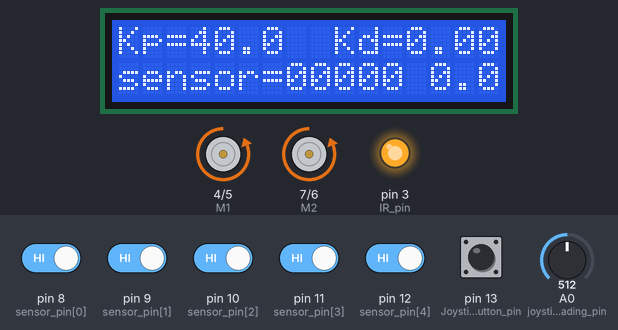
Simulated run of this sketch. Board: Arduino Uno, built with avr-gcc and run on an emulated ATmega328P. Parts: 16×2 character LCD, direction and speed pins drawn as motors (green arrow = direction pin HIGH = forward, orange = LOW = backward, longer = more drive), output pins drawn as LEDs (lit = HIGH). The test bench sets the inputs (shaded band); at power-on: pin 8 (sensor_pin[0]), pin 9 (sensor_pin[1]), pin 10 (sensor_pin[2]), pin 11 (sensor_pin[3]), pin 12 (sensor_pin[4]), pin 13 (Joystick_Button_pin) HIGH, A0 (joystick_reading_pin) = 512. EEPROM starts erased.

Above: at 4.3 s.
4.4 s: pin 13 (Joystick_Button_pin) pulled LOW for 1 s
At 6.4 s:
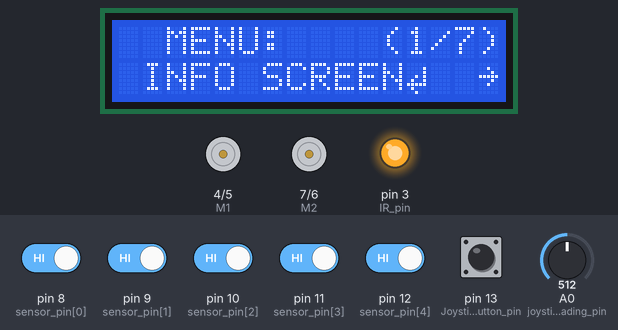
6.9 s: A0 (joystick_reading_pin) set to 290
At 7.26 s:
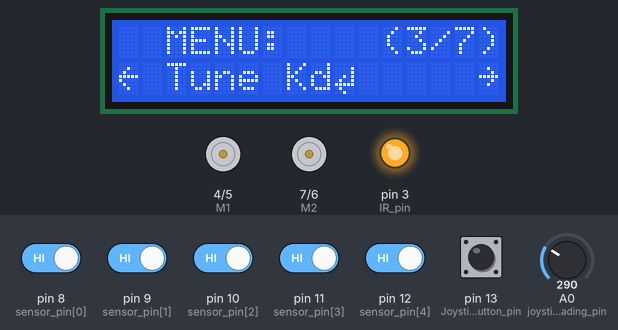
9.0 s: pin 13 (Joystick_Button_pin) pulled LOW for 1 s
At 9.57 s:
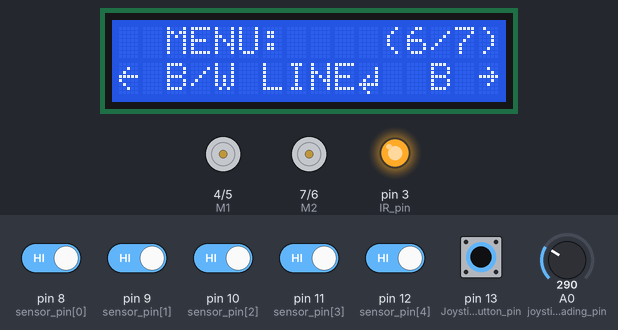
10.6 s: pin 13 (Joystick_Button_pin) pulled LOW for 0.15 s
At 10.97 s:
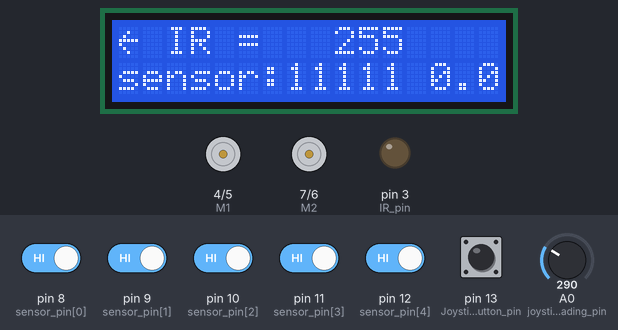
11.3 s: A0 (joystick_reading_pin) set to 788
At 12.6 s:
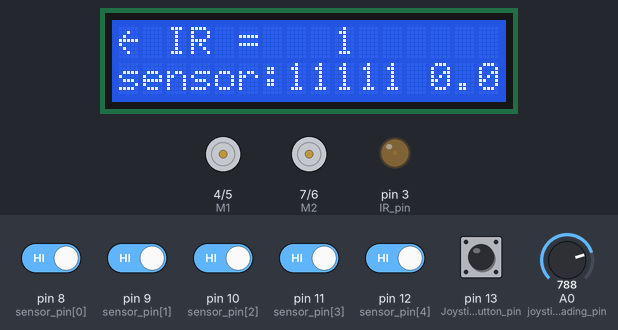
12.9 s: A0 (joystick_reading_pin) set to 806
At 13.43 s:
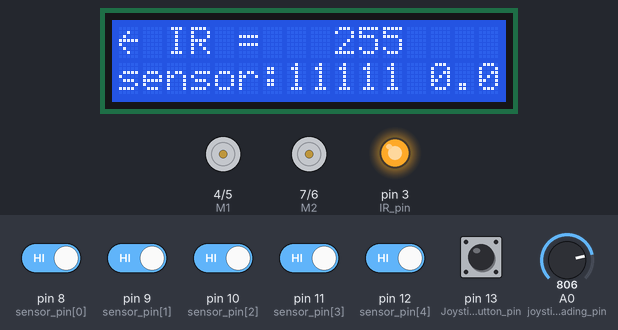
Timing chart, 0 to 29.1 s (numbered marks = the images above; inputs shaded):
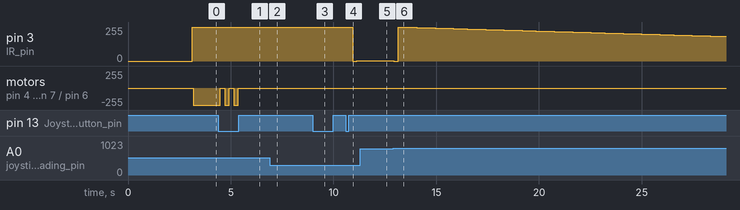

The sketch:

line_following_GUI.ino
```cpp
//--------define the pins of robot, change it if you need-------
byte E1 = 5;  					//LEFT MOTOR
byte M1 = 4;
byte E2 = 6;                    //RIGHT MOTOR
byte M2 = 7;
byte joystick_reading_pin = A0;
byte Joystick_Button_pin = 13;
byte MaxSpeed = 255;
byte sensor_pin[] = {8,9,10,11,12};
byte IR_pin = 3;
// you alse need a LiquidCrystal_I2C library for the I2C LCD
//---------------------------------------------


#include <Wire.h>
#include <LiquidCrystal_I2C.h>
#include <EEPROM.h>
LiquidCrystal_I2C lcd(0x27,16,2);  // set the LCD address to 0x27 for a 16 chars and 2 line display

boolean sensor_state[] = {0, 0, 0, 0, 0}; //save the boolean value of edge sensor
byte Map = 0;			//convert the above boolean to a byte, easy to compare

unsigned long timer[] = {0,0};
byte page = 0;		//page number of GUI

float input, output, Kp, Kd, lastinput, SampleTime;
unsigned long lastTime;		//use to control the car
byte IR_brightness;			//Brightness of IR LED
byte B_W;						//0: detect white line, 1: detect black line

byte ENTER[8] = {
	0b00000,
	0b00001,
	0b00001,
	0b00101,
	0b01001,
	0b11111,
	0b01000,
	0b00100
};
byte BACK[8] = {
	0b00000,
	0b00100,
	0b01000,
	0b11111,
	0b10000,
	0b01000,
	0b00100,
	0b00000
};
byte GO[8] = {
	0b00000,
	0b00100,
	0b00010,
	0b11111,
	0b00010,
	0b00100,
	0b00000,
	0b00000
};

void setup()
{
	lcd.init();
	lcd.backlight();
	lcd.createChar(0, ENTER);
	lcd.createChar(1, BACK);
	lcd.createChar(2, GO);
	pinMode(M1, OUTPUT);
	pinMode(M2, OUTPUT);
	pinMode(E1, OUTPUT);
	pinMode(E2, OUTPUT);
	pinMode(joystick_reading_pin, INPUT);
	pinMode(Joystick_Button_pin, INPUT);
	pinMode(IR_pin, OUTPUT);
	for(int i=0; i<=4; i++){
		pinMode(sensor_pin[i], INPUT_PULLUP);
		digitalWrite(sensor_pin[i], HIGH);
	}

	lcd.setCursor(0,0);
	lcd.print("   PD control   ");
	lcd.setCursor(0,1);
	lcd.print(" line following ");
	delay(2000);
	lcd.clear();
	lcd.setCursor(0,0);
	lcd.print("Initializing...");
	EEPROM.get(0, Kp);
	EEPROM.get(10, Kd);
	EEPROM.get(20, IR_brightness);
	EEPROM.get(30, B_W);
	EEPROM.get(40, SampleTime);
	delay(1000);

	if(isnan(Kp))	Kp = 40.0;
	if(isnan(Kd))	Kd = 0.0;
	if(isnan(SampleTime))	SampleTime = 30;
	if(B_W == 255)	B_W = 0;
}

void loop()
{
	Kp = constrain(Kp, 0.0, 255.0);
	Kd = constrain(Kd, 0.0, 10.0);
	analogWrite(IR_pin, IR_brightness);
	GUI();
	//Read the edge sensor and put it in a byte
	{
		Map = 0;
		for (int i = 0; i <= 4; i++)
		{
			if (B_W == LOW)	sensor_state[i] = !digitalRead(sensor_pin[4-i]);
			else	sensor_state[i] = digitalRead(sensor_pin[4-i]);
			Map = Map | sensor_state[i];
			Map = Map << 1;
		}
	}
	//Convert the sensor to a scale value
	//change the sensorMap to input
	{
		switch (Map)
		{
			case B100000:
			input = -4;
			break;
			case B110000:
			input = -3;
			break;
			case B010000:
			input = -2;
			break;
			case B111000:
			input  = -2;
			break;
			case B011000:
			input = -1;
			break;
			case B001000:
			input = 0;
			break;
			case B001100:
			input = 1;
			break;
			case B000100:
			input = 2;
			break;
			case B001110:
			input = 2;
			break;
			case B000110:
			input = 3;
			break;
			case B000010:
			input = 4;
			break;
		}
	}
	// PD control part
	{
		unsigned long now = millis();
		unsigned long timeChange = (now - lastTime);
		if (timeChange >= SampleTime)
		{
			output = -Kp*input- Kd*(input - lastinput)/(SampleTime*1e-3);
			output = constrain(output, -2*MaxSpeed, 2*MaxSpeed);
			if (output > -MaxSpeed && output <0)
			{
				digitalWrite(M2,LOW);
				digitalWrite(M1, LOW);
				analogWrite(E2, MaxSpeed);
				analogWrite(E1, MaxSpeed - abs(output));
			}
			else if(output >= 0 && output < MaxSpeed)
			{
				digitalWrite(M2,LOW);
				digitalWrite(M1, LOW);
				analogWrite(E2, MaxSpeed - abs(output));
				analogWrite(E1, MaxSpeed);
			}
			else if(output >= MaxSpeed && output <= 2*MaxSpeed)
			{
			    digitalWrite(M2,HIGH);   //反轉
			    digitalWrite(M1, LOW);
			    analogWrite(E2, abs(output) - MaxSpeed);
			    analogWrite(E1, MaxSpeed);
			}
			else if(output >= -2*MaxSpeed && output <= -MaxSpeed)
			{
				digitalWrite(M2,LOW);
			    digitalWrite(M1, HIGH);     //反轉
			    analogWrite(E2, MaxSpeed);
			    analogWrite(E1, abs(output) - MaxSpeed);
			}
			lastTime = now;
			lastinput = input;
		}
	}
}

void GUI(){
	int joyreading = analogRead(joystick_reading_pin);
	boolean JoystickButton = digitalRead(Joystick_Button_pin);
	if(page != 0){
		MaxSpeed = 0;
	}
	else {
		MaxSpeed = 255;
	}

	if(millis() - timer[0] >= 200){
		if(joyreading <=300){			//joystick up
			if(page < 7 && page >= 1)	page++;
			else if(page == 7)	page = 1;

			else if(page == 21)	Kp++;
			else if(page == 22)	Kd+=0.1;
			else if(page == 23)	IR_brightness+=1;
			else if(page == 24)	SampleTime+=10;
			timer[0] = millis();
		}
		else if(joyreading >=800){		//joystick down
			if(page == 1)	page = 7;
			else if(page <= 7 && page > 1)	page--;

			else if(page == 21)	Kp--;
			else if(page == 22)	Kd-=0.1;
			else if(page == 23)	IR_brightness-=1;
			else if(page == 24)	SampleTime-=10;
			timer[0] = millis();
		}
		if(JoystickButton == LOW){		//joystick pressed
			if(page == 0)		page = 1;
			else if(page == 1)	page = 0;
			else if(page == 2)	page = 21;
			else if(page == 3)	page = 22;
			else if(page == 4)	page = 23;
			else if(page == 5)	{
				EEPROM.put(0, Kp);
				EEPROM.put(10, Kd);
				EEPROM.put(20, IR_brightness);
				EEPROM.put(30, B_W);
				EEPROM.put(40, SampleTime);
			}
			else if(page == 6)	{if(B_W == 0) B_W=1; else if(B_W == 1) B_W=0; else B_W = 0;}
			else if(page == 7)	page = 24;
			else if(page == 21)	page = 2;
			else if(page == 22)	page = 3;
			else if(page == 23)	page = 4;
			else if(page == 24) page = 7;
			timer[0] = millis();
		}
	}

	switch (page) {
		case 0:							// info page
		{
			lcd.setCursor(0,0);
			lcd.print("Kp=" + String(Kp,1) + "  Kd=" + String(Kd,3));
			lcd.setCursor(0,1);
			lcd.print("sensor=");
			for(int i=0; i<=4; i++)	lcd.print(sensor_state[i]);
			lcd.print(" ");
			lcd.print(String(input,1));
		}
		break;
		case 1:{
			lcd.setCursor(0,0);
			lcd.print("  MENU:    (1/7)");
			lcd.setCursor(0,1);
			lcd.print(" INFO SCREEN");
			lcd.write((uint8_t)0);
			lcd.print("  ");
			lcd.write((uint8_t)2);

		}
		break;
		case 2:{
			lcd.setCursor(0,0);
			lcd.print("  MENU:    (2/7)");
			lcd.setCursor(0,1);
			lcd.write((uint8_t)1);
			lcd.print(" Tune Kp");
			lcd.write((uint8_t)0);
			lcd.print("     ");
			lcd.write((uint8_t)2);
		}
		break;
		case 3:{
			lcd.setCursor(0,0);
			lcd.print("  MENU:    (3/7)");
			lcd.setCursor(0,1);
			lcd.write((uint8_t)1);
			lcd.print(" Tune Kd");
			lcd.write((uint8_t)0);
			lcd.print("     ");
			lcd.write((uint8_t)2);
		}
		break;
		case 4:{
			lcd.setCursor(0,0);
			lcd.print("  MENU:    (4/7)");
			lcd.setCursor(0,1);
			lcd.write((uint8_t)1);
			lcd.print(" Tune IR LED");
			lcd.write((uint8_t)0);
			lcd.print(" ");
			lcd.write((uint8_t)2);
		}
		break;
		case 5:{
			lcd.setCursor(0,0);
			lcd.print("  MENU:    (5/7)");
			lcd.setCursor(0,1);
			lcd.write((uint8_t)1);
			lcd.print(" SAVE DATA");
			lcd.write((uint8_t)0);
			lcd.print("   ");
			lcd.write((uint8_t)2);
		}
		break;
		case 6:{
			lcd.setCursor(0,0);
			lcd.print("  MENU:    (6/7)");
			lcd.setCursor(0,1);
			lcd.write((uint8_t)1);
			lcd.print(" B/W LINE");
			lcd.write((uint8_t)0);
			lcd.print("  ");
			if(B_W == 1)	lcd.print("B ");
			else if(B_W == 0) lcd.print("W ");
			else lcd.print("ERROR");
			lcd.write((uint8_t)2);
		}
		break;
		case 7:{
			lcd.setCursor(0,0);
			lcd.print("  MENU:    (7/7)");
			lcd.setCursor(0,1);
			lcd.write((uint8_t)1);
			lcd.print(" SIMPLE TIME");
			lcd.write((uint8_t)0);
			lcd.print(" ");
			lcd.write((uint8_t)2);
		}
		break;
		case 21:{
			lcd.setCursor(0,0);
			lcd.write((uint8_t)1);
			lcd.print("  Kp = " + String(Kp,3)+"     ");
			lcd.setCursor(15,0);
			lcd.write((uint8_t)2);
			lcd.setCursor(0,1);
			lcd.write((uint8_t)1);
			lcd.print(" BACK");
			lcd.write((uint8_t)0);
			lcd.print("         ");
		}
		break;
		case 22:{
			lcd.setCursor(0,0);
			lcd.write((uint8_t)1);
			lcd.print("  Kd = " + String(Kd,3)+"     ");
			lcd.setCursor(15,0);
			lcd.write((uint8_t)2);
			lcd.setCursor(0,1);
			lcd.write((uint8_t)1);
			lcd.print(" BACK");
			lcd.write((uint8_t)0);
			lcd.print("         ");
		}
		break;
		case 23:{
			lcd.setCursor(0,0);
			lcd.write((uint8_t)1);
			lcd.print(" IR =   " + String(IR_brightness) + "        ");
			lcd.setCursor(0,15);
			lcd.write((uint8_t)2);
			lcd.setCursor(0,1);
			lcd.print("sensor:");
			for(int i=0; i<=4; i++)	lcd.print(sensor_state[i]);
			lcd.print(" ");
			lcd.print(String(input,1));
		}
		break;
		case 24:{
			lcd.setCursor(0,0);
			lcd.write((uint8_t)1);
			lcd.print(" SIMPLE T=" + String(SampleTime) + "  ");
			lcd.setCursor(0,15);
			lcd.write((uint8_t)2);
			lcd.setCursor(0,1);
			lcd.write((uint8_t)1);
			lcd.print(" BACK");
			lcd.write((uint8_t)0);
			lcd.print("         ");
		}
		break;
	}
}
```

Measured:
- the behaviour switches between 799 and 800 on A0 (joystick_reading_pin) (found by bisection; images 5 and 6)
- after the input at 4.4 s, motor on pin 4 (M1) / pin 5 (E1), motor on pin 7 (M2) / pin 6 (E2): alternates backward 255/255 for 0.23 s and stopped for 0.22 s, 5 changes in all, then stays stopped, starting after 0.08 s; the display: changes after 0.05 s (image 1)
- after the input at 6.9 s, the display: first changes at once (image 2 shows a later state)
- after the input at 9.0 s, the display: first differs from a run without the input after 0.39 s (image 3)
- after the input at 10.6 s, pin 3 (IR_pin): 255/255 → 0/255 after 0.33 s, → 1/255 0.21 s later; the display: changes after 0.22 s (image 4)
- after the input at 11.3 s, pin 3 (IR_pin): stays 1/255 (without the input it goes to 2/255 after 0.05 s)
- after the input at 12.9 s, pin 3 (IR_pin): 1/255 → 0/255 at once, → 255/255 0.21 s later, → 254/255 0.22 s later, → 253/255 0.22 s later, … (73 changes in this stretch); the display: first changes at once (image 6 shows a later state)
